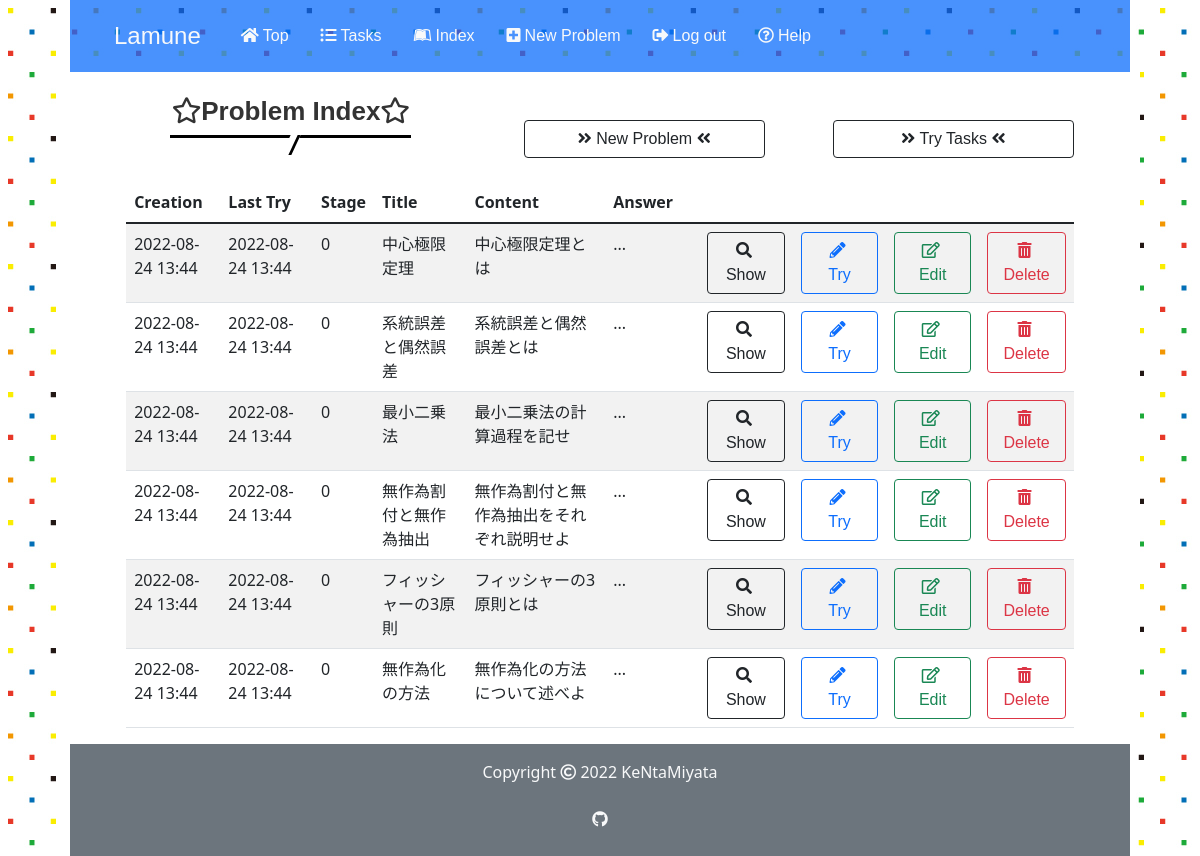
Screenshot of /3/index (signed in) with the database file from the repository.
### app.py (models this page shows)
class Problem(db.Model):
    id = db.Column(db.Integer, primary_key=True)
    user_id = db.Column(db.Integer, db.ForeignKey('user.id'), nullable=False)
    title = db.Column(db.String(50), nullable=False)
    body = db.Column(db.String(500), nullable=False)
    answer = db.Column(db.String(500), nullable=False)
    stage = db.Column(db.Integer, default=0)
    last_time = db.Column(db.DateTime, nullable=False,
                          default=datetime.datetime.now(pytz.timezone('Asia/Tokyo')))
    created_at = db.Column(db.DateTime, nullable=False,
                           default=datetime.datetime.now(pytz.timezone('Asia/Tokyo')))
    solved_history = db.Column(db.String)

### app.py (the view)
@app.route("/<int:user_id>/index", methods=["GET"])
@login_required
def index(user_id):
    if user_id != current_user.id:
        return apology("You can't look this page! Get out!", 401)
    my_problems = Problem.query.filter_by(user_id=user_id).all()
    user = current_user
    return render_template("index.html", problems=my_problems, user=user)

### app.py (called while the page is built)
@app.before_request
def before_request():
    session.permanent = True
    app.permanent_session_lifetime = datetime.timedelta(minutes=30)
    session.modified = True

@login_manager.user_loader
def load_user(user_id):
    return User.query.get(int(user_id))

### helpers.py (called while the page is built)
def show_datetime(t):
    return t.strftime('%Y-%m-%d %H:%M')

### templates/index.html (shortened to what this page needs)
{% extends "layout.html" %}
{% block main %}
<div class="row">
    <div class="col-xl-3 col-md-4 col-12 offset-md-1 mt-4">
        <h2><i class="far fa-star"></i>Problem Index<i class="far fa-star"></i></h2>
    </div>
    <div class="col-md-3 offset-md-1 mt-5 d-none d-md-block">
        <a href="/{{user.id}}/new" class="btn btn-outline-dark btn--radius btn--cubic d-none d-md-block"><i class="fas fa-angle-double-right fa-position-left"></i> New Problem <i class="fas fa-angle-double-left fa-position-right"></i></a>
    </div>
    <div class="col-md-3 mx-auto mt-5 d-none d-md-block">
        <a href="/{{user.id}}/tasks" class="btn btn-outline-dark btn--radius btn--cubic d-none d-md-block"><i class="fas fa-angle-double-right fa-position-left"></i> Try Tasks <i class="fas fa-angle-double-left fa-position-right"></i></a>
    </div>
    <div class="col-11 mx-auto mt-4">
        <table class="table table-striped text-start index d-none d-md-block">
            <thead>
                <tr>
                    <th style="width: 10%">Creation</th>
                    <th style="width: 10%">Last Try</th>
                    <th style="width: 5%">Stage</th>
                    <th style="width: 10%">Title</th>
                    <th style="width: 15%">Content</th>
                    <th style="width: 10%">Answer</th>
                    <th style="width: 10%"></th>
                    <th style="width: 10%"></th>
                    <th style="width: 10%"></th>
                    <th style="width: 10%"></th>
                </tr>
            </thead>
            <tbody>
                {% for problem in problems %}
                <tr data-href="/{{ user.id }}/{{ problem.id }}">
                    <td>{{ problem.created_at | show_datetime }}</td>
                    <td>{{ problem.last_time | show_datetime }}</td>
                    <td>{{ problem.stage }}</td>
                    <td>{{ problem.title }}</td>
                    <td>
                    </td>
                    <td>...</td>
                    <td><a class="btn btn-outline-dark w-100" href="/{{ user.id }}/{{ problem.id }}"><i class="fas fa-search me-1"></i><span class="d-none d-md-block">Show</span></a></td>
                    <td><a class="btn btn-outline-primary w-100" href="/{{ user.id }}/{{ problem.id }}/trytry"><i class="fas fa-pencil-alt me-1"></i><span class="d-none d-md-block">Try</span></a></td>
                    <td><a class="btn btn-outline-success w-100" href="/{{ user.id }}/{{ problem.id }}/update"><i class="far fa-edit me-1"></i><span class="d-none d-md-block">Edit</span></a></td>
                    <td><a class="btn btn-outline-danger w-100" href="/{{ user.id }}/{{ problem.id }}/delete" onclick="return confirm_delete()"><i class="fas fa-trash-alt me-1"></i><span class="d-none d-md-block">Delete</span></a></td>
                </tr>
                {% endfor %}
            </tbody>
        </table>
    </div>
</div>
{% endblock %}

### static/stylesheet/styles.css (style rules this page uses)
* { padding: 0; margin: 0; box-sizing: border-box; }
a { text-decoration: none; }
.row { margin-left: 0; margin-right: 0; }
body { width: 90%; height: 100%; margin: 0 auto; background-image: url(../images/lamune_side_back.jpg); }
h1, h2, h3, .navbar-brand, .nav-link, .btn { font-family: Chalkduster, "Bradley Hand", "Segoe Print", sans-serif; }
h2 { position: relative; padding-bottom: 0.5rem; border-bottom: 3px solid black; background-color: white; color: #333; font-weight: bold; font-size: 26px; }
h2:before { position: absolute; top: 100%; left: 50%; transform: translateX(-50%) skew(-25deg); height: 20px; width: 10px; border-right: 3px solid black; background-color: white; content: ""; }

### rows the page displays
Problem: created_at|show_datetime "2022-08-24 13:44", last_time|show_datetime "2022-08-24 13:44", stage "0", title "中心極限定理"
Problem: created_at|show_datetime "2022-08-24 13:44", last_time|show_datetime "2022-08-24 13:44", stage "0", title "系統誤差と偶然誤差"
Problem: created_at|show_datetime "2022-08-24 13:44", last_time|show_datetime "2022-08-24 13:44", stage "0", title "最小二乗法"
Problem: created_at|show_datetime "2022-08-24 13:44", last_time|show_datetime "2022-08-24 13:44", stage "0", title "無作為割付と無作為抽出"
Problem: created_at|show_datetime "2022-08-24 13:44", last_time|show_datetime "2022-08-24 13:44", stage "0", title "フィッシャーの3原則"
Problem: created_at|show_datetime "2022-08-24 13:44", last_time|show_datetime "2022-08-24 13:44", stage "0", title "無作為化の方法"
